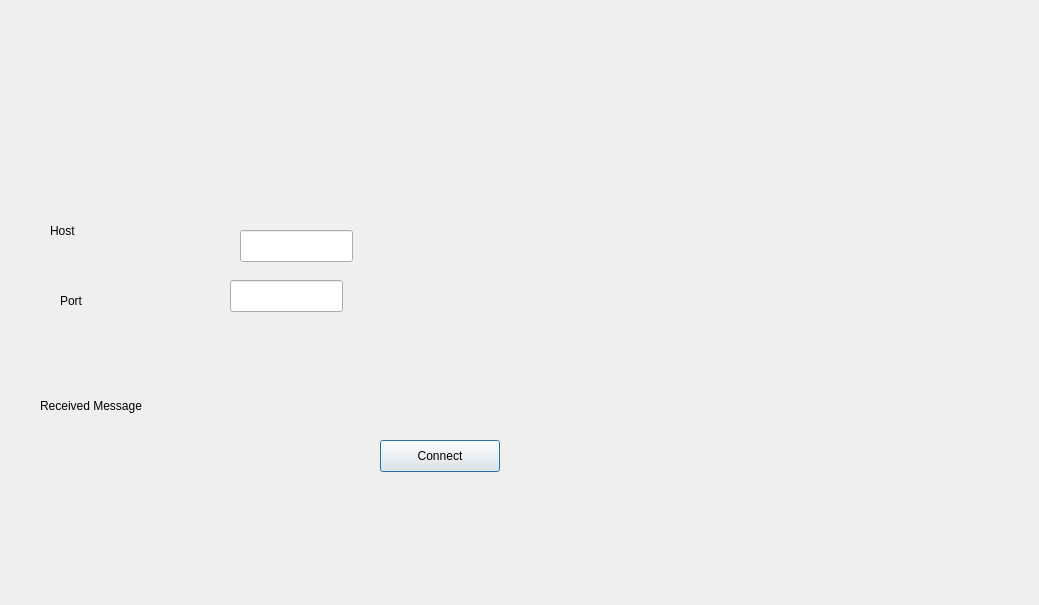
<?xml version="1.0" encoding="UTF-8"?>
<ui version="4.0">
 <class>Client</class>
 <widget class="QDialog" name="Client">
  <property name="geometry">
   <rect>
    <x>0</x>
    <y>0</y>
    <width>1039</width>
    <height>605</height>
   </rect>
  </property>
  <property name="windowTitle">
   <string>Client</string>
  </property>
  <widget class="QLabel" name="label">
   <property name="geometry">
    <rect>
     <x>50</x>
     <y>220</y>
     <width>85</width>
     <height>22</height>
    </rect>
   </property>
   <property name="text">
    <string>Host</string>
   </property>
  </widget>
  <widget class="QLabel" name="label_2">
   <property name="geometry">
    <rect>
     <x>60</x>
     <y>290</y>
     <width>85</width>
     <height>22</height>
    </rect>
   </property>
   <property name="text">
    <string>Port</string>
   </property>
  </widget>
  <widget class="QLineEdit" name="hostLineEdit">
   <property name="geometry">
    <rect>
     <x>240</x>
     <y>230</y>
     <width>113</width>
     <height>32</height>
    </rect>
   </property>
  </widget>
  <widget class="QLineEdit" name="portLineEdit">
   <property name="geometry">
    <rect>
     <x>230</x>
     <y>280</y>
     <width>113</width>
     <height>32</height>
    </rect>
   </property>
  </widget>
  <widget class="QLabel" name="messageLabel">
   <property name="geometry">
    <rect>
     <x>40</x>
     <y>390</y>
     <width>181</width>
     <height>31</height>
    </rect>
   </property>
   <property name="text">
    <string>Received Message</string>
   </property>
  </widget>
  <widget class="QPushButton" name="connectButton">
   <property name="geometry">
    <rect>
     <x>380</x>
     <y>440</y>
     <width>120</width>
     <height>32</height>
    </rect>
   </property>
   <property name="text">
    <string>Connect</string>
   </property>
  </widget>
 </widget>
 <layoutdefault spacing="6" margin="11"/>
 <resources/>
 <connections/>
</ui>
